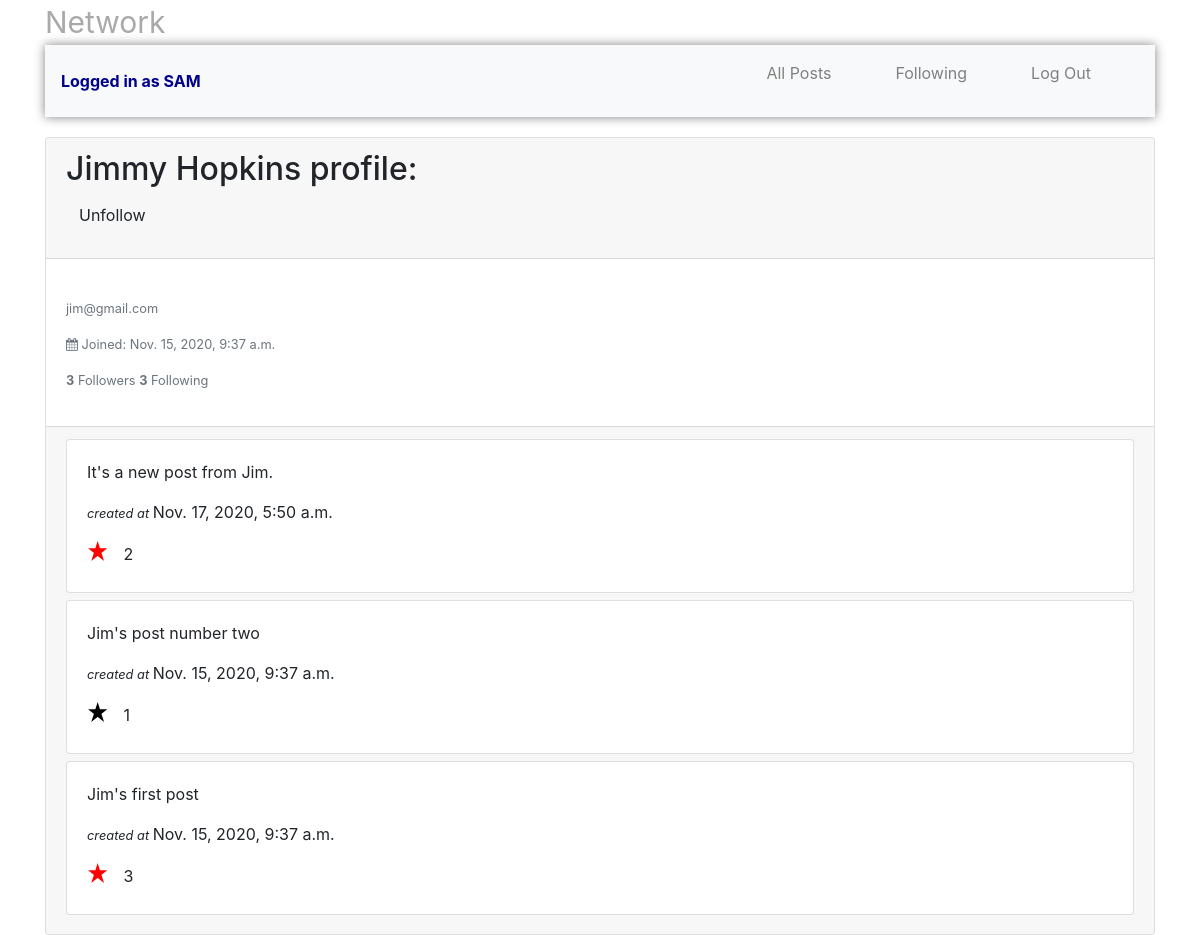
Page /profile/jim (signed in) on the committed database.
### network/models.py (models this page shows, shortened)
class User(AbstractUser):
    created = models.DateTimeField(default=datetime.now, blank=True)
    following = models.ManyToManyField("self", symmetrical=False, blank=True, related_name="followers")
    def __str__(self):
        return f"{self.username}"

class Post(models.Model):
    creator = models.ForeignKey(User, on_delete = models.PROTECT, related_name="comment_user")
    post = models.TextField(blank=False)
    created = models.DateTimeField(default=datetime.now, blank=True)
    likes = models.ManyToManyField(User, blank=True)

### network/views.py (the view)
# urls.py: path("profile/<str:username>", views.profile, name="profile"),
@login_required(login_url='login')
def profile(request, username):
    profile = User.objects.get(username=username)
    print(profile.following.all())
    print(profile.followers.all())
    posts = Post.objects.filter(creator=profile).order_by("-created")
    paged_posts = paginator(request, posts)
    return render(request, "network/profile.html", {
        "username": profile,
        "posts": paged_posts,
    })

### network/views.py (called while the page is built)
def paginator(request, all_posts):
    paginator = Paginator(all_posts, 10)
    page = request.GET.get("page")
    paged_posts = paginator.get_page(page)
    return paged_posts

### network/templates/network/profile.html (shortened to what this page needs)
{% extends "network/layout.html" %}
{% load static %}
{% block body %}
    <div class="card" style="margin-top: 20px;">
        <div class="card-header">
            <h5 class="card-title">
                {% if user.is_authenticated and user == username %}
                    <h2>Your profile:</h2>
                {% else %}
                    <div>
                        <h2>{{ username.first_name | title }} {{ username.last_name | title }} profile:</h2>
                        {% if user in username.followers.all %}
                            <a href="{% url 'toggle_following' username.username %}" role="button" class="btn watching">Unfollow</a>
                        {% else %}
                            <a href="{% url 'toggle_following' username.username %}" role="button" class="btn watching">Follow</a>
                        {% endif %}
                    </div>
                {% endif %}
            </h5>
        </div>
        <div class="card-body">
            <p class="card-text"><small class="text-muted">
                <p>{{username.email }}</p>
                <p>
                    <i class="fa fa-calendar" aria-hidden="true"></i>
                    Joined: {{ username.created }}
                </p>
                <div>
                    <p>
                        <b>{{ username.followers.all | length }}</b> Followers
                        <b>{{ username.following.all | length }}</b> Following
                    </p>
                </div>
            </small></p>
        </div>
        <div class="card-footer">
            {% if user.is_authenticated %}
                {% if posts %}
                    {% for post in posts %}
                        <div class="posts">
                            <div class="card">
                                <div class="card-body">
                                <p class="card-text" id="post-content-{{ post.id }}">{{ post.post }}</p>
                                <p class="card-text"><small><i>created at </i></small> {{ post.created }}</p>
                                <p class="card-text">
                                    <svg viewBox="0 0 300 300"
                                        width="2em"
                                        height="2em"
                                        xmlns="http://www.w3.org/2000/svg"
                                        id = {{ post.id }}
                                        data-like={{ post.id }}
                                        class="star"
                                        fill="
                                            {% if user in post.likes.all %}
                                            red
                                            {% else %}
                                            black
                                            {% endif %}">
                                        <polygon points="100,10 40,198 190,78 10,78 160,198"/>
                                    </svg>
                                    <span id="like-count-{{ post.id }}">{{ post.likes.all|length }}</span>
                                </p>
                                </div>
                            </div>
                        </div>
                    {% endfor %}
                {% else %}
                    <p>You did not create any posts yet, please add one...</p>
                {% endif %}
            {% endif %}
        </div>
    </div>
{% endblock %}

### network/templates/network/layout.html (shortened to what this page needs)
{% load static %}
<!DOCTYPE html>
<html lang="en">
    <head>
        <link rel="stylesheet" href="https://stackpath.bootstrapcdn.com/bootstrap/4.4.1/css/bootstrap.min.css">
        <link href="{% static 'network/styles.css' %}" rel="stylesheet">
        <link rel="stylesheet" href="https://stackpath.bootstrapcdn.com/font-awesome/4.7.0/css/font-awesome.min.css">
    </head>
    <body>
        <div class="container">
            <a class="project-name" href="{% url 'index' %}">Network</a>
            <nav class="navbar navbar-expand-lg navbar-light bg-light  justify-content-between">
                {% if user.is_authenticated %}
                    <a href="{% url 'index' %}" class="author-name"><strong>Logged in as {{ user.username | upper }}</strong></a>
                {% endif %}
                <div>
                    <ul class="navigation">
                        <li class="nav-item">
                            <a class="nav-link" href="{% url 'index' %}">All Posts</a>
                        </li>
                        {% if user.is_authenticated %}
                            <li class="nav-item">
                                <a class="nav-link current" href="{% url 'following' %}">Following</a>
                            </li>
                            <li class="nav-item">
                                <a class="nav-link" href="{% url 'logout' %}">Log Out</a>
                            </li>
                        {% endif %}
                    </ul>
                </div>
            </nav>
            <div class="body">
                {% block body %}
                {% endblock %}
            </div>
        </div>
    </body>
</html>

### network/static/network/styles.css (style rules this page uses)
.project-name { color: darkgray; font-size: 30px; }
.posts { margin-bottom: 7px; }
.navbar { box-shadow: 0px 0px 10px gray !important; }
.navigation { display: flex; }
.nav-item { list-style: none; margin-right: 2rem; }
.nav-item a { text-decoration: none; color: gray; }
.author-name { color: darkblue !important; text-decoration: none !important; }

### rows in the picture
User: username "SAM"
User: first_name "Jimmy", last_name "Hopkins", created "Nov. 15, 2020, 9:37 a.m.", followers.all|length "3", following.all|length "3"
Post: post "It's a new post from Jim.", created "Nov. 17, 2020, 5:50 a.m.", likes.all|length "2"
Post: post "Jim's post number two", created "Nov. 15, 2020, 9:37 a.m.", likes.all|length "1"
Post: post "Jim's first post", created "Nov. 15, 2020, 9:37 a.m.", likes.all|length "3"
